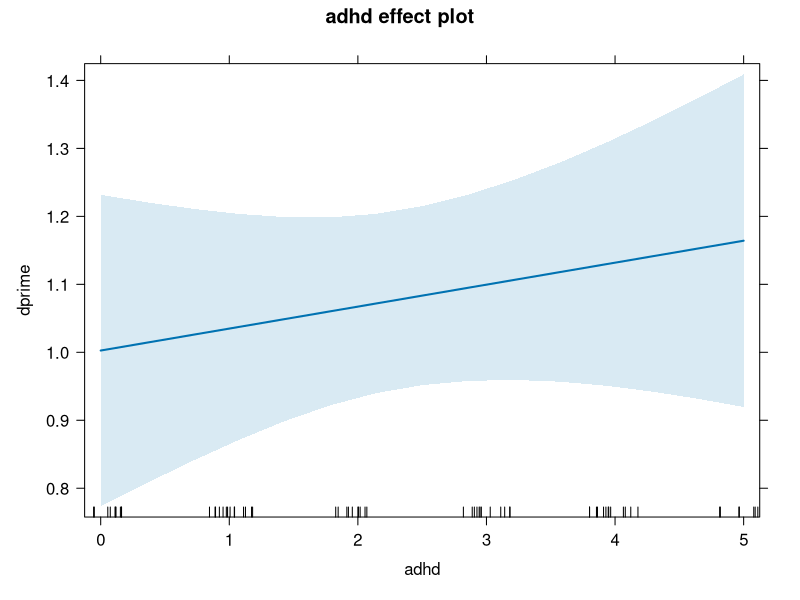
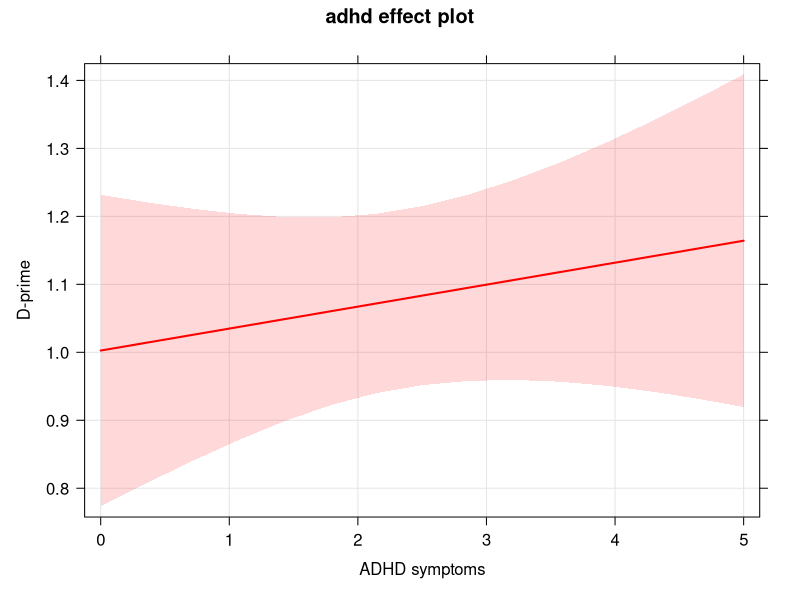
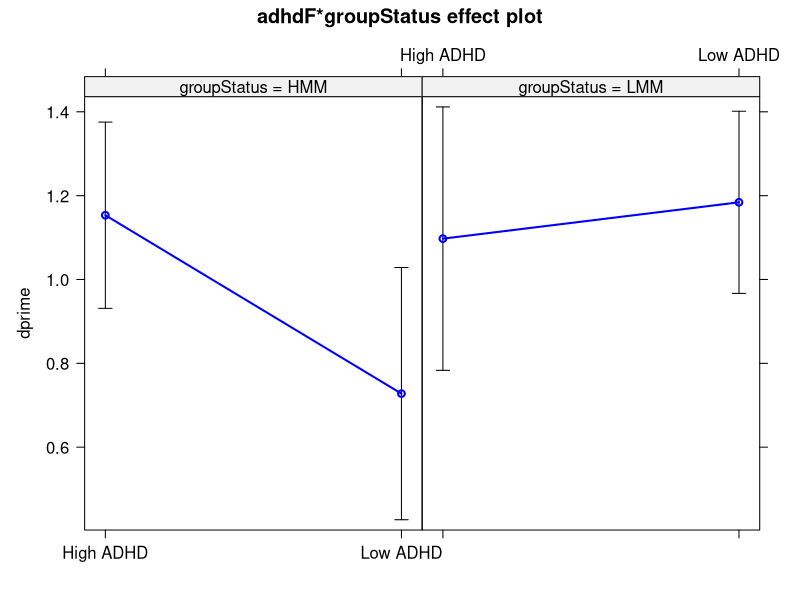

Generate these figures, in order, with R:
## ---- chunk 1
df <- read.csv("uncapher_2016_repeated_measures_dataset.csv")
head(df)
## ---- chunk 2
library(tidyverse)
 df <- df %>%   
    # only keep data from the task when distractor was present
   dplyr::filter(numDist == 6) %>%
   # only include high or low groups for multitasking.
   dplyr::filter(groupStatus != "") %>%
   # if adhd score is lower than mean, label "low", else label "high""
   mutate(adhdF = as.factor(ifelse(adhd < mean(adhd), "Low ADHD", "High ADHD")))
  
names(df)
## ---- chunk 3
t.test(dprime ~ adhdF, data = df)
## ---- chunk 4
lm(dprime ~ adhd, data = df)
## ---- chunk 5
aov(dprime ~ adhdF, data = df)
## ---- chunk 6
lm(dprime ~ adhd + bis, data = df)
## ---- chunk 7
aov(dprime ~ adhdF + bis, data = df)
## ---- chunk 8
lm(dprime ~ adhd*bis, data = df)
## ---- chunk 9
aov(dprime ~ adhdF*groupStatus, data = df)
## ---- chunk 10
cor.test(df$dprime, df$adhd)
## ---- chunk 11
# first, we will save our model object and call it lm1
lm1 <-  lm(dprime ~ adhd, data = df)
# then we will ask for the summary of the model results
summary(lm1)
## ---- chunk 12
summary(lm1)$coefficients

# save the table for later
my_table <- summary(lm1)$coefficients
save(my_table, file = "my_table.Rda")
## ---- chunk 13

a1 <- aov(dprime ~ adhdF, data = df)

summary(a1)
## ---- chunk 14

a2 <- aov(dprime ~ adhdF * groupStatus, data = df)

summary(a2)
## ---- chunk 15
suppressWarnings(suppressMessages(library(arm)))
categoricalRegMod = lm(dprime ~ adhdF, data = df)
display(categoricalRegMod)
## ---- chunk 16
continuousRegMod = lm(dprime ~ hitCount, data = df)
display(continuousRegMod)
## ---- chunk 17
# check what the mean for hitCount is and mean-center hitCount
mean(df$hitCount)
df = mutate(df,
            hitCountMeanCenter = hitCount - mean(hitCount))


continuousRegMeanCenterMod = lm(dprime ~ hitCountMeanCenter, data = df)
display(continuousRegMeanCenterMod)
## ---- chunk 18
#install.packages("effects")
library(effects)
## ---- chunk 19
# This function requires the X variable in quotes, and the saved model object
plot(effect("adhd", lm1))

## ---- chunk 20

plot(effect("adhd", lm1), rug = F, colors = "red", xlab = "ADHD symptoms", ylab = "D-prime",
     axes=list(grid=TRUE))

## ---- chunk 21
plot(effect("adhdF:groupStatus", a2), xlab = "", colors = c("Blue", "Black"))
